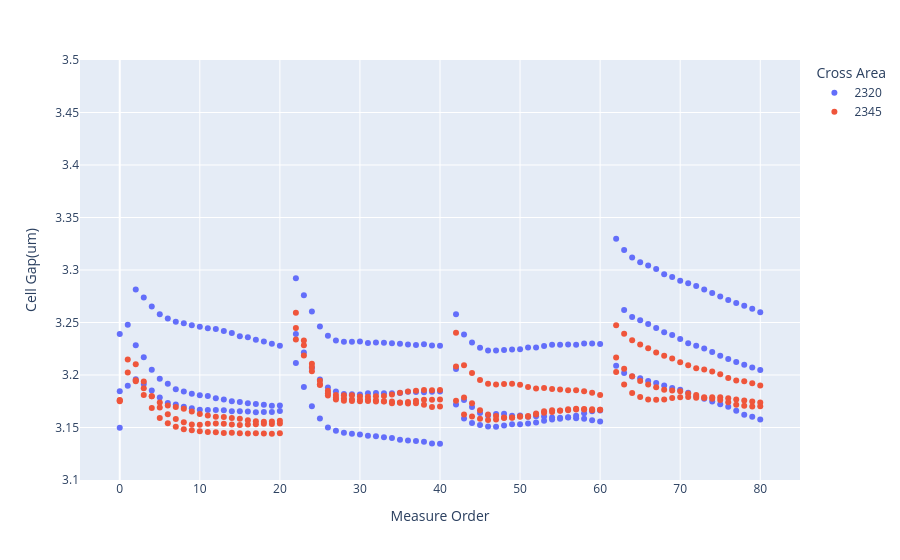
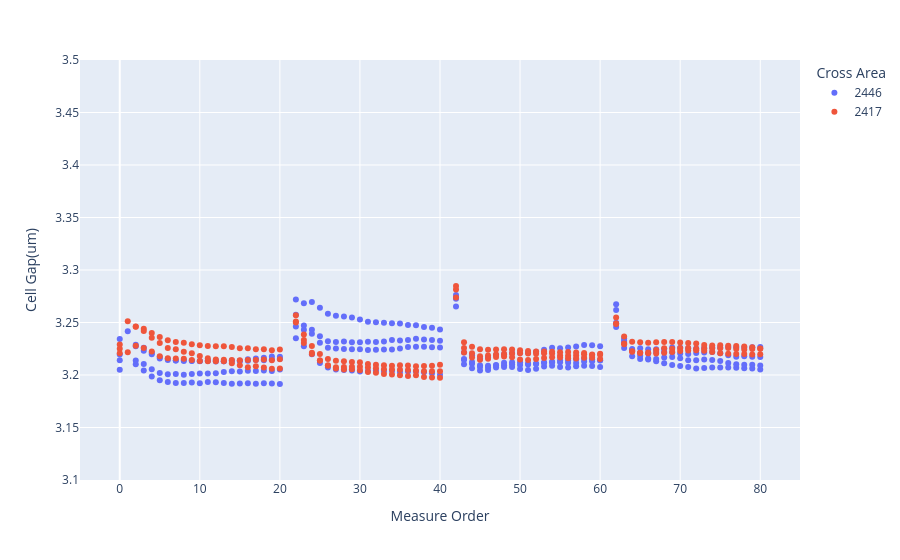
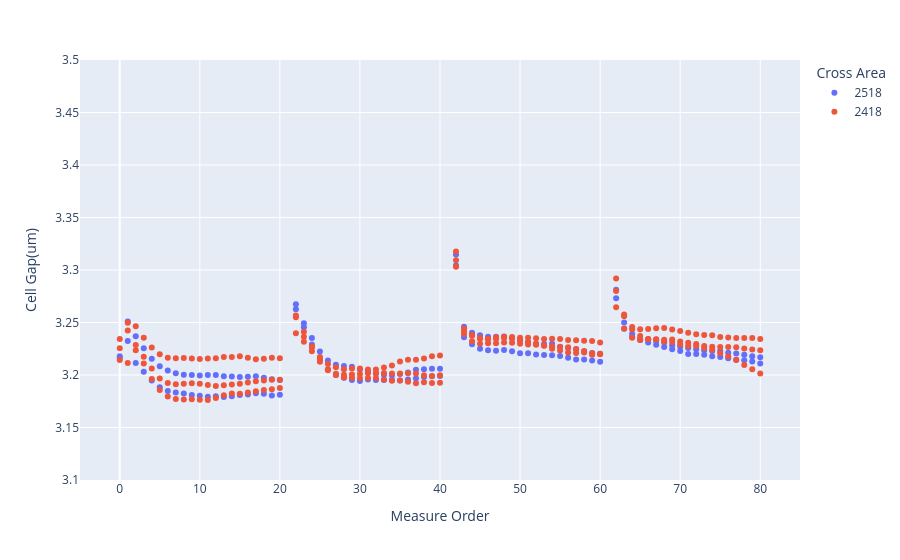

Notebook source saved alongside these figures, in order:
### Code cell
around_figs = SealAnalysis.Plot.around_gap(
    plot_df
        .filter(pl.col('RMS(%)')<1)
        .with_columns(pl.col('Cross Area').cast(str)),
    x='Measure Order',
    y='Cell Gap(um)',
    color='Cross Area',
)

### Figure 1 — Plotly figure (JSON) as saved in the notebook; plotly's stock layout.template omitted (floating-point values rounded to 4 significant figures; data arrays with more than 128 entries replaced by an {"elided": "..."} marker saying what was removed)
{"data": [{"hovertemplate": "Cross Area=2320<br>Measure Order=%{x}<br>Cell Gap(um)=%{y}<extra></extra>", "legendgroup": "2320", "marker": {"color": "#636efa", "symbol": "circle"}, "mode": "markers", "name": "2320", "orientation": "v", "showlegend": true, "type": "scatter", "x": {"elided": "232 int values"}, "xaxis": "x", "y": {"elided": "232 float values"}, "yaxis": "y"}, {"hovertemplate": "Cross Area=2345<br>Measure Order=%{x}<br>Cell Gap(um)=%{y}<extra></extra>", "legendgroup": "2345", "marker": {"color": "#EF553B", "symbol": "circle"}, "mode": "markers", "name": "2345", "orientation": "v", "showlegend": true, "type": "scatter", "x": {"elided": "233 int values"}, "xaxis": "x", "y": {"elided": "233 float values"}, "yaxis": "y"}], "layout": {"legend": {"title": {"text": "Cross Area"}, "tracegroupgap": 0}, "margin": {"t": 60}, "xaxis": {"anchor": "y", "domain": [0, 1], "title": {"text": "Measure Order"}}, "yaxis": {"anchor": "x", "domain": [0, 1], "range": [3.1, 3.5], "title": {"text": "Cell Gap(um)"}}}}

### Figure 2 — Plotly figure (JSON) as saved in the notebook; plotly's stock layout.template omitted (floating-point values rounded to 4 significant figures; data arrays with more than 128 entries replaced by an {"elided": "..."} marker saying what was removed)
{"data": [{"hovertemplate": "Cross Area=2446<br>Measure Order=%{x}<br>Cell Gap(um)=%{y}<extra></extra>", "legendgroup": "2446", "marker": {"color": "#636efa", "symbol": "circle"}, "mode": "markers", "name": "2446", "orientation": "v", "showlegend": true, "type": "scatter", "x": {"elided": "309 int values"}, "xaxis": "x", "y": {"elided": "309 float values"}, "yaxis": "y"}, {"hovertemplate": "Cross Area=2417<br>Measure Order=%{x}<br>Cell Gap(um)=%{y}<extra></extra>", "legendgroup": "2417", "marker": {"color": "#EF553B", "symbol": "circle"}, "mode": "markers", "name": "2417", "orientation": "v", "showlegend": true, "type": "scatter", "x": {"elided": "233 int values"}, "xaxis": "x", "y": {"elided": "233 float values"}, "yaxis": "y"}], "layout": {"legend": {"title": {"text": "Cross Area"}, "tracegroupgap": 0}, "margin": {"t": 60}, "xaxis": {"anchor": "y", "domain": [0, 1], "title": {"text": "Measure Order"}}, "yaxis": {"anchor": "x", "domain": [0, 1], "range": [3.1, 3.5], "title": {"text": "Cell Gap(um)"}}}}

### Figure 3 — Plotly figure (JSON) as saved in the notebook; plotly's stock layout.template omitted (floating-point values rounded to 4 significant figures; data arrays with more than 128 entries replaced by an {"elided": "..."} marker saying what was removed)
{"data": [{"hovertemplate": "Cross Area=2518<br>Measure Order=%{x}<br>Cell Gap(um)=%{y}<extra></extra>", "legendgroup": "2518", "marker": {"color": "#636efa", "symbol": "circle"}, "mode": "markers", "name": "2518", "orientation": "v", "showlegend": true, "type": "scatter", "x": {"elided": "156 int values"}, "xaxis": "x", "y": {"elided": "156 float values"}, "yaxis": "y"}, {"hovertemplate": "Cross Area=2418<br>Measure Order=%{x}<br>Cell Gap(um)=%{y}<extra></extra>", "legendgroup": "2418", "marker": {"color": "#EF553B", "symbol": "circle"}, "mode": "markers", "name": "2418", "orientation": "v", "showlegend": true, "type": "scatter", "x": {"elided": "234 int values"}, "xaxis": "x", "y": {"elided": "234 float values"}, "yaxis": "y"}], "layout": {"legend": {"title": {"text": "Cross Area"}, "tracegroupgap": 0}, "margin": {"t": 60}, "xaxis": {"anchor": "y", "domain": [0, 1], "title": {"text": "Measure Order"}}, "yaxis": {"anchor": "x", "domain": [0, 1], "range": [3.1, 3.5], "title": {"text": "Cell Gap(um)"}}}}
